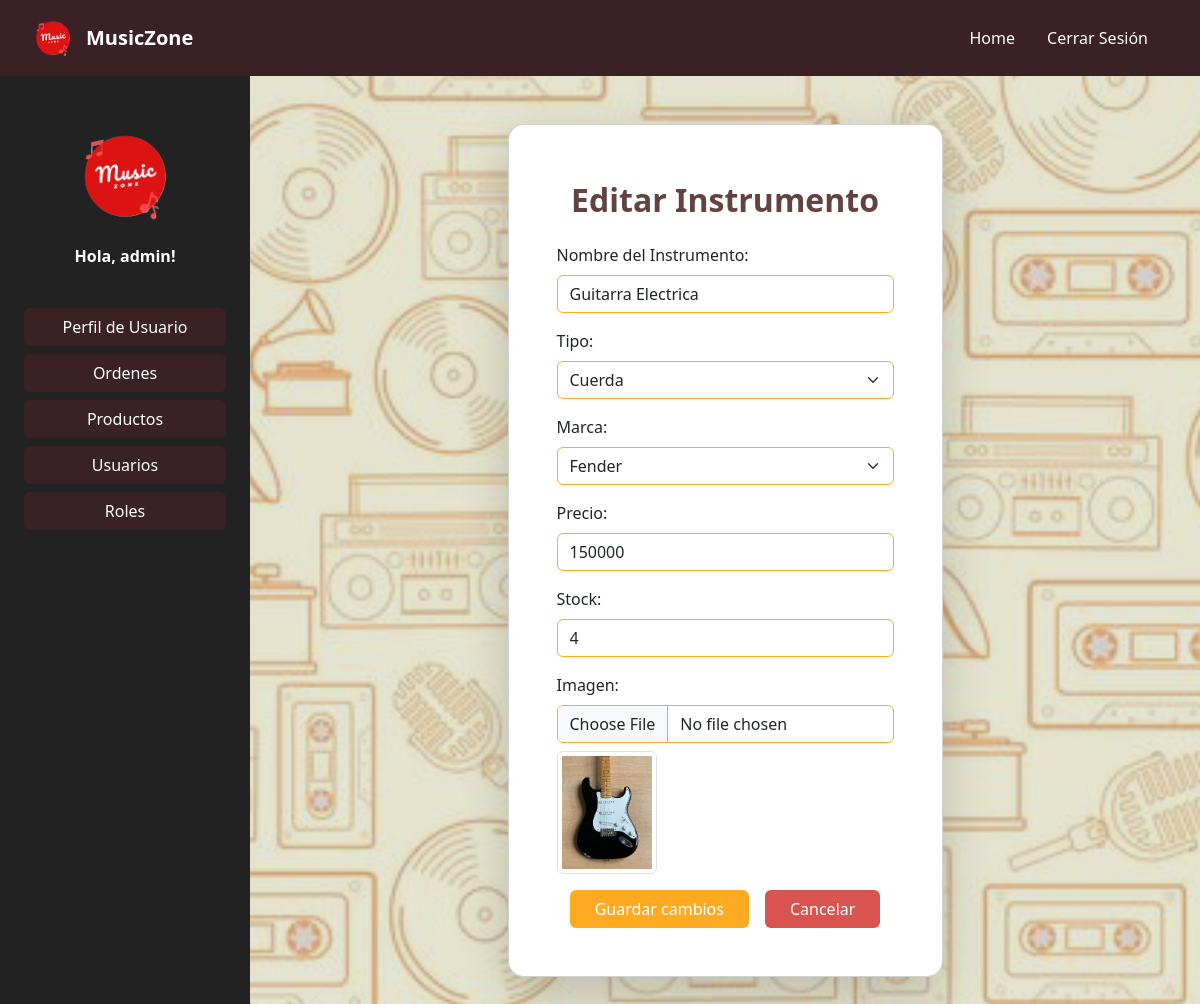
The page /productos/instrumento/editar/1/ (signed in) on the database its author committed.
### Users/models.py (models this page shows, shortened)
class User(AbstractUser):
    name = models.CharField(max_length=100, verbose_name='Nombre')
    last_name = models.CharField(max_length=100, verbose_name='Apellido')
    username = models.CharField(max_length=100, unique=True, verbose_name='Nombre de usuario')
    email = models.EmailField(unique=True, verbose_name='Correo electrónico')
    role = models.ForeignKey(Role, on_delete=models.CASCADE, verbose_name='Rol', null=True, blank=True)
    EMAIL_FIELD = 'email'
    USERNAME_FIELD = 'username'
    REQUIRED_FIELDS = ['email', 'name', 'last_name']

### Inventory/models.py (models this page shows, shortened)
class Instrument(models.Model):
    instrument = models.CharField(max_length=100, verbose_name="Instrumento")
    type = models.ForeignKey(Type, on_delete=models.CASCADE, verbose_name="Tipo")
    mark = models.ForeignKey(Mark, on_delete=models.CASCADE, verbose_name="Marca")
    price = models.IntegerField(verbose_name="Precio")
    stock = models.IntegerField(verbose_name="Stock")
    image = models.ImageField(upload_to="galery/", null=False, blank=False, default=None)
    class Meta:
        verbose_name = "Instrumento"
        verbose_name_plural = "Instrumentos"

class Type(models.Model):
    type = models.CharField(max_length=100, verbose_name="Tipo")
    class Meta:
        verbose_name = "Tipo"
        verbose_name_plural = "Tipos"

class Mark(models.Model):
    mark = models.CharField(max_length=100, verbose_name="Marca")
    class Meta:
        verbose_name = "Marca"
        verbose_name_plural = "Marcas"

### Inventory/views.py (the view, shortened to what this page needs)
# urls.py: path('instrumento/editar/<int:instrument_id>/', views.editar_instrumento, name='editar_instrumento'),
@staff_member_required(login_url='/')
@login_required
def editar_instrumento(request, instrument_id):
    instrument = get_object_or_404(Instrument, id=instrument_id)
    types = Type.objects.all()
    marks = Mark.objects.all()
    context = {
        'instrument': instrument,
        'types': types,
        'marks': marks,
    }
    return render(request, 'CRUD Product/edit_instrument.html', context)

### Inventory/templates/CRUD Product/edit_instrument.html (shortened to what this page needs)
{% extends 'base.html' %}
{% block content %}
<div class="container-fluid d-flex justify-content-center align-items-center min-vh-120 px-3">
    <div class="card shadow-lg bg-white rounded-4 p-5 m-4 col-lg-6 col-md-8 col-sm-12" style="background-color:white;">
        <h2 class="text-center fw-bold mt-2 mb-4" style="color: #634242;">Editar Instrumento</h2>
        <form method="post" enctype="multipart/form-data">
            <div class="mb-3">
                <label for="instrument" class="form-label">Nombre del Instrumento:</label>
                <input type="text" id="instrument" name="instrument" class="form-control" required
                       style="border-color: #ffaa21;" value="{{ instrument.instrument }}">
            </div>
            <div class="mb-3">
                <label for="type" class="form-label">Tipo:</label>
                <select id="type" name="type" class="form-select" required style="border-color: #ffaa21;">
                    {% for tipo in types %}
                        <option value="{{ tipo.id }}" {% if instrument.type.id == tipo.id %}selected{% endif %}>
                            {{ tipo.type }}
                        </option>
                    {% endfor %}
                </select>
            </div>
            <div class="mb-3">
                <label for="mark" class="form-label">Marca:</label>
                <select id="mark" name="mark" class="form-select" required style="border-color: #ffaa21;">
                    {% for marca in marks %}
                        <option value="{{ marca.id }}" {% if instrument.mark.id == marca.id %}selected{% endif %}>
                            {{ marca.mark }}
                        </option>
                    {% endfor %}
                </select>
            </div>
            <div class="mb-3">
                <label for="price" class="form-label">Precio:</label>
                <input type="number" id="price" name="price" class="form-control" required
                       style="border-color: #ffaa21;" value="{{ instrument.price }}">
            </div>
            <div class="mb-3">
                <label for="stock" class="form-label">Stock:</label>
                <input type="number" id="stock" name="stock" class="form-control" required
                       style="border-color: #ffaa21;" value="{{ instrument.stock }}">
            </div>
            <div class="mb-3">
                <label for="image" class="form-label">Imagen:</label>
                <input type="file" id="image" name="image" class="form-control" style="border-color: #ffaa21;">
                {% if instrument.image %}
                <div class="mt-2">
                    <img src="{{ instrument.image.url }}" alt="Imagen del Instrumento" class="img-thumbnail" style="width: 100px;">
                </div>
                {% endif %}
            </div>
            <div class="d-flex justify-content-center">
                <button type="submit" class="btn px-4 mx-2 text-white"
                        style="background-color: #ffaa21;">Guardar cambios</button>
                <a href="{% url 'products:instrumento' %}" class="btn px-4 mx-2 text-white"
                   style="background-color: #d9534f;">Cancelar</a>
            </div>
        </form>
    </div>
</div>
{% endblock %}

### MusicZone/templates/base.html (shortened to what this page needs)
{% load static %}
<!DOCTYPE html>
<html lang="es">
<head>
    <link href="https://cdn.jsdelivr.net/npm/bootstrap@5.3.0/dist/css/bootstrap.min.css" rel="stylesheet">
    <link rel="stylesheet" href="https://cdn.datatables.net/1.13.6/css/dataTables.bootstrap5.min.css">
</head>
<body class="bg-image">
<nav class="navbar navbar-expand-lg navbar-dark px-3" style="background-color: #3a2125;">
    <div class="container-fluid">
        <a class="navbar-brand d-flex align-items-center" href="{% url 'home' %}">
            <img src="{% static 'img/Logo.png' %}" class="me-2" style="max-height: 50px; width: auto;" alt="Logo">
            <span class="fw-bold text-white">MusicZone</span>
        </a>
        <div class="collapse navbar-collapse justify-content-end" id="navbarNav">
            <ul class="navbar-nav">
                <li class="nav-item me-3">
                    <a class="nav-link text-white" href="{% url 'home' %}"> Home</a>
                </li>
                {% if user.is_authenticated %}
                <li class="nav-item me-3">
                    <a class="nav-link text-white" href="{% url 'logout' %}"><ion-icon name="log-out-outline"> Cerrar Sesión</ion-icon></a>
                </li>
                {% endif %}
            </ul>
        </div>
    </div>
</nav>
<div class="d-flex min-vh-100">
        <div class="d-none d-lg-block text-white p-3" style="background-color: #222222; width: 250px;">
            <div class="text-center py-4">
                <img src="{% static 'img/Logo.png' %}" style="height: 120px;" alt="Logo">
                <p class="mt-2 fw-bold">{% if user.is_authenticated %}Hola, {{ user.name }}!{% else %}Bienvenido!{% endif %}</p>
            </div>
            <ul class="nav flex-column px-2">
                {% if user.is_authenticated %}
                <li class="nav-item mb-2">
                    <a href="{% url 'users:user_profile' request.user.id %}" class="btn w-100" style="background-color: #3a2125; color: white;">Perfil de Usuario</a>
                </li>
                {% if user.is_staff %}
                <li class="nav-item mb-2">
                    <a href="{% url 'sales:order_list' %}" class="btn w-100" style="background-color: #3a2125; color: white;">Ordenes</a>
                </li>
                <li class="nav-item mb-2">
                    <a href="{% url 'products:instrumento' %}" class="btn w-100" style="background-color: #3a2125; color: white;">Productos</a>
                </li>
                <li class="nav-item mb-2">
                    <a href="{% url 'users:user' %}" class="btn w-100" style="background-color: #3a2125; color: white;">Usuarios</a>
                </li>
                <li class="nav-item mb-2">
                    <a href="{% url 'users:role' %}" class="btn w-100" style="background-color: #3a2125; color: white;">Roles</a>
                </li>
                {% endif %}
                {% endif %}
            </ul>
        </div>
        <main class="flex-grow-1 p-4">
            {% block content %}{% endblock %}
        </main>
</div>
</body>
</html>

### rows shown on the page
User: name "admin"
Instrument: instrument "Guitarra Electrica", type "Cuerda", mark "Fender", price "150000", stock "4", image (picture)
